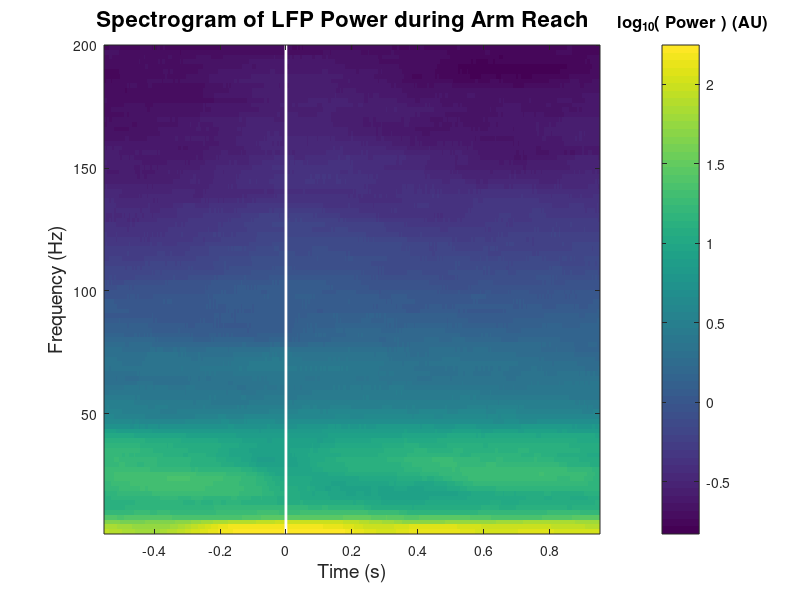

The MATLAB source for this figure:
% spectrogramDemo.m
% NENS 230 Autumn 2011, Stanford University
%
% This demo demonstrates using imagesc to display a spectrogram showing power
% in various frequencies of the field potentials recorded from macaque M1 
% during a reaching movement.

% Load the spectrogram data. It was generated from .3-500Hz filtered local field potential
% data (sampled at 2kHz) using the open-source Chronux package (http://chronux.org/)
load specDat.mat
% Contents of specDat:
% S:      Power(freq). timeBin x freq
% f:      center of each frequency bin (in Hz)
% labelt: the time (relative to trial start) of each bin

% We want the spectrogram to be freq (rows) x time (cols), so we want to 
% visualize the transpose of S, i.e. S'.
figh = figure;
axh = axes( 'Parent', figh );
imh = imagesc( S', 'Parent', axh );

% Problem is evident: the values for lower frequency are so much higher 
% (recall that most neural data shows 1/f power curve) that it overwhelms
% the color range. So let's plot the logarithm of power instead:
delete( imh )
imh = imagesc( log(S)', 'Parent', axh ); % This looks better!

% However, we want the axis tick labels to be meaningful. Fortunately,
% we can call imagesc with x, y ticks specified as the first two arguments
delete( imh )
imh = imagesc( labelt, f, log10(S)', 'Parent', axh );

% We're getting there! However, a spectrogram typically has the frequency
% going from low (bottom) to high (top) so let's make the y axis direction
% normal (image and imagesc default to 'reverse' y axis)
get( axh, 'YDir')
set( axh, 'YDir', 'normal')

% Let's add a title and axis labels
xlabel('Time (s)', 'FontSize', 14)
ylabel('Frequency (Hz)', 'FontSize', 14)
title(axh, 'Spectrogram of LFP Power during Arm Reach   ', 'FontSize', 16)
% Let's add a colorbar 
cbarh = colorbar( 'peer', axh ); % colorbar is a child of the axis, not the image object
title(cbarh, '     log_{10}( Power ) (AU)', 'FontSize', 12) % leading spaces to avoid title

% The graphics object we've entitled imh exists in axh. We can add other
% things to axh. Let's make a vertical line to mark the trial start.
lineh = line([0 0], get(axh, 'YLim'), 'Parent', axh, 'Color', 'w', ...
    'LineWidth', 2);
